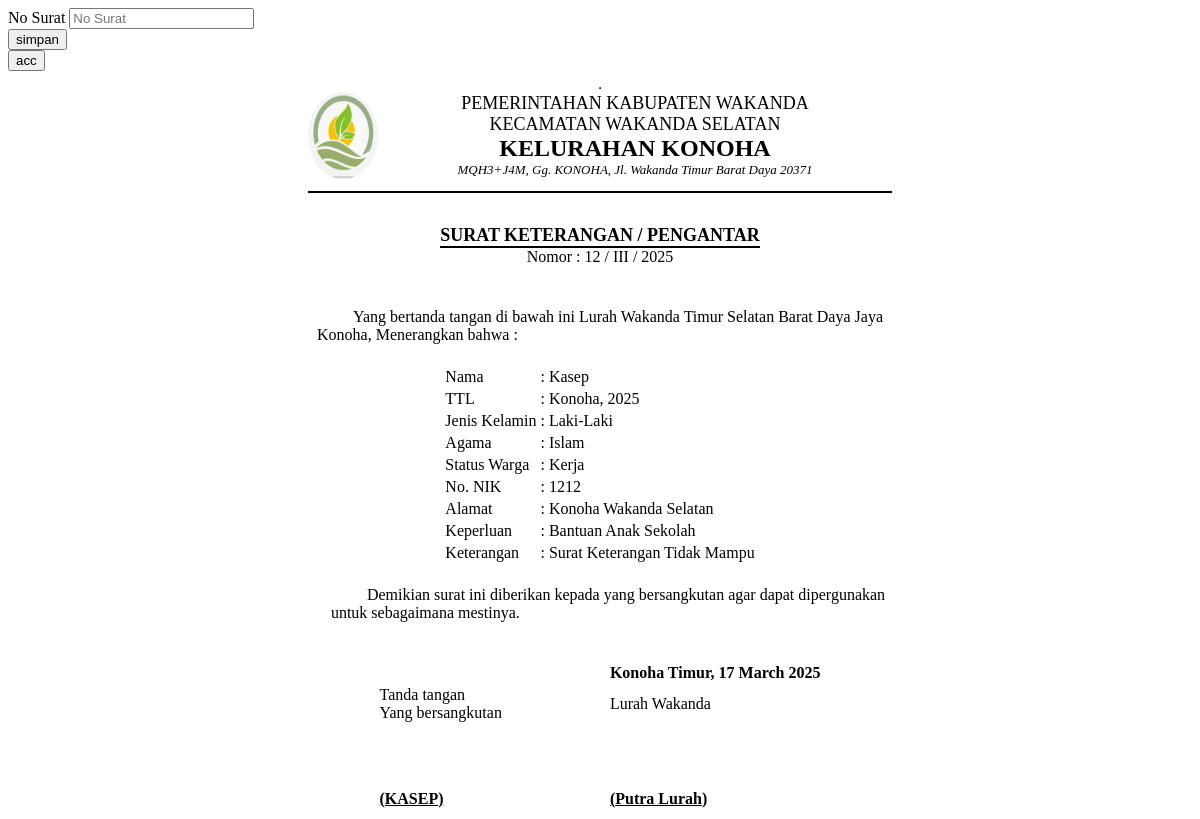
The page /demo1/view_sktm.php?id_request_sktm=51 on the database its author committed.
### tables this page shows
CREATE TABLE `data_request_sktm` (
  `id_request_sktm` int(11) NOT NULL,
  `nik` varchar(16) NOT NULL,
  `tanggal_request` timestamp NOT NULL DEFAULT CURRENT_TIMESTAMP,
  `scan_ktp` text NOT NULL,
  `scan_kk` text NOT NULL,
  `keperluan` varchar(30) NOT NULL,
  `request` varchar(20) NOT NULL DEFAULT 'TIDAK MAMPU',
  `keterangan` varchar(50) NOT NULL DEFAULT 'Data sedang diperiksa oleh Staf',
  `status` int(11) NOT NULL DEFAULT '0',
  `acc` date NOT NULL,
  `no_surat` varchar(50) NOT NULL
);

CREATE TABLE `data_user` (
  `nik` varchar(16) NOT NULL,
  `password` varchar(225) NOT NULL,
  `hak_akses` varchar(225) NOT NULL,
  `nama` varchar(30) NOT NULL,
  `tanggal_lahir` date NOT NULL,
  `tempat_lahir` varchar(30) NOT NULL,
  `jekel` varchar(20) NOT NULL,
  `agama` varchar(20) NOT NULL,
  `alamat` text NOT NULL,
  `telepon` varchar(13) NOT NULL,
  `status_warga` varchar(30) NOT NULL
);

### demo1/view_sktm.php (the view, shortened to what this page needs)
<?php include '../konek.php'; ?>
<link href="css/sweetalert.css" rel="stylesheet" type="text/css">
<?php
if (isset($_GET['id_request_sktm'])) {
    $id = $_GET['id_request_sktm'];
    $sql = "SELECT * FROM data_request_sktm natural join data_user WHERE id_request_sktm='$id'";
    $query = mysqli_query($konek, $sql);
    $data = mysqli_fetch_array($query, MYSQLI_BOTH);
    $nik = $data['nik'];
    $nama = $data['nama'];
    $tempat = $data['tempat_lahir'];
    $tgl2 = $data['tanggal_request'];
    $format1 = date('Y', strtotime($tgl2));
    $format4 = date('m', strtotime($tgl2));
    $agama = $data['agama'];
    $jekel = $data['jekel'];
    $nama = $data['nama'];
    $alamat = $data['alamat'];
    $status_warga = $data['status_warga'];
    $keperluan = $data['keperluan'];
    $request = $data['request'];
    $acc = $data['acc'];
    $no_surat = $data['no_surat'];
    if ($format4 == "1") {
    $romawi = "I";
} elseif ($format4 == "2") {
    $romawi = "II";
} elseif ($format4 == "3") {
    $romawi = "III";
} elseif ($format4 == "4") {
    $romawi = "IV";
} elseif ($format4 == "5") {
    $romawi = "V";
} elseif ($format4 == "6") {
    $romawi = "VI";
} elseif ($format4 == "7") {
    $romawi = "VII";
} elseif ($format4 == "8") {
    $romawi = "VIII";
} elseif ($format4 == "9") {
    $romawi = "IX";
} elseif ($format4 == "10") {
    $romawi = "X";
} elseif ($format4 == "11") {
    $romawi = "XI";
} elseif ($format4 == "12") {
    $romawi = "XII";
    }
    $wuery = mysqli_query($konek, "select * from data_user where hak_akses='Lurah'");
    $data_ = mysqli_fetch_array($wuery);
    $format4 = date('d F Y', strtotime($acc));
}
?>
<div class="page-inner mt--5">
    <div class="row mt--2">
        <div class="col-md-6">
            <div class="card full-height">
                <div class="card-body">
                    <div class="card-tools">
                        <form action="" method="POST">
                            <div class="form-group">
                                <label for="">No Surat</label>
                                <input type="number" name="no_surat" class="form-control" placeholder="No Surat">
                            </div>
                            <div class="form-group">
                                <input type="submit" name="ttd" value="simpan" class="btn btn-success btn-sm" required="">
                            </div>
                            <div class="form-group">
                                <input type="submit" name="acc" value="acc" class="btn btn-primary btn-sm">
                            </div>
                        </form>
                    </div>
                </div>
            </div>
        </div>
    </div>
    <div class="row">
        <div class="col-md-12">
            <div class="card">
                <div class="card-body">
                    <table border="1" align="center">
                        <table border="0" align="center">
                            <tr>
                                <td><img src="../main/img/logoku2.png" width="70" height="87" alt=""></td>
                                <td></td>
                                <td></td>
                                <td></td>
                                <td></td>
                                <td></td>
                                <td></td>
                                <td></td>
                                <td></td>
                                <td></td>
                                <td></td>
                                <td></td>
                                <td></td>
                                <td></td>
                                <td></td>
                                <td></td>
                                <td></td>
                                <td></td>
                                <td></td>
                                <td></td>
                                <td>
                <center>
                    <font size="4">PEMERINTAHAN KABUPATEN WAKANDA</font><br>
                    <font size="4">KECAMATAN WAKANDA SELATAN</font><br>
                    <font size="5"><b>KELURAHAN KONOHA</b></font><br>
                    <font size="2"><i>MQH3+J4M, Gg. KONOHA, Jl. Wakanda Timur Barat Daya 20371</i></font><br>
                </center>
                                </td>
                                <td></td>
                                <td></td>
                                <td></td>
                                <td></td>
                                <td></td>
                                <td></td>
                                <td></td>
                                <td></td>
                                <td></td>
                                <td></td>
                                <td></td>
                                <td></td>
                                <td></td>
                                <td></td>
                                <td></td>
                                <td></td>
                                <td></td>
                                <td></td>
                                <td></td>
                                <td></td>
                            </tr>
                            <tr>
                                <td colspan="45">
                                    <hr color="black">
                                </td>
                            </tr>
                        </table>
                        <br>
                        <table border="0" align="center">
                            <tr>
                                <td>
                                    <center>
                                        <font size="4"><b>SURAT KETERANGAN / PENGANTAR</b></font><br>
                                        <hr style="margin:0px" color="black">
                                        <span>Nomor : <?= $no_surat; ?> / <?= $romawi; ?> / <?= $format1; ?></span>
                                    </center>
                                </td>
                            </tr>
                        </table>
                        <br>
                        <br>
                        <table border="0" align="center">
                            <tr>
            <td>
                &nbsp;&nbsp;&nbsp;&nbsp;&nbsp;&nbsp;&nbsp;&nbsp;&nbsp;Yang bertanda tangan di bawah ini Lurah Wakanda Timur Selatan Barat Daya Jaya <br> Konoha, Menerangkan bahwa :
            </td>
                            </tr>
                        </table>
                        <br>
                        <table border="0" align="center">
                            <tr>
                                <td>Nama</td>
                                <td>:</td>
                                <td><?php echo $nama; ?></td>
                            </tr>
                            <tr>
                                <td>TTL</td>
                                <td>:</td>
                                <td><?php echo $tempat . ", " . $format1; ?></td>
                            </tr>
                            <tr>
                                <td>Jenis Kelamin</td>
                                <td>:</td>
                                <td><?php echo $jekel; ?></td>
                            </tr>
                            <tr>
                                <td>Agama</td>
                                <td>:</td>
                                <td><?php echo $agama; ?></td>
                            </tr>
                            <tr>
                                <td>Status Warga</td>
                                <td>:</td>
                                <td><?php echo $status_warga; ?></td>
                            </tr>
                            <tr>
                                <td>No. NIK</td>
                                <td>:</td>
                                <td><?php echo $nik; ?></td>
                            </tr>
                            <tr>
                                <td>Alamat</td>
                                <td>:</td>
                                <td><?php echo $alamat; ?></td>
                            </tr>
                            <tr>
                                <td>Keperluan</td>
                                <td>:</td>
                                <td><?php echo $keperluan; ?></td>
                            </tr>
                            <tr>
                                <td>Keterangan</td>
                                <td>:</td>
                                <?php
                                if ($request == "TIDAK MAMPU") {
                                    $request = "Surat Keterangan Tidak Mampu";
                                }
                                ?>
                                <td><?php echo $request; ?></td>
                            </tr>
                        </table>
                        <br>
                        <table border="0" align="center">
                            <tr>
                                <td>
                                    &nbsp;&nbsp;&nbsp;&nbsp;&nbsp;&nbsp;&nbsp;&nbsp;&nbsp;&nbsp;&nbsp;&nbsp;&nbsp;Demikian surat ini diberikan kepada yang bersangkutan agar dapat dipergunakan<br>&nbsp;&nbsp;&nbsp;&nbsp;untuk sebagaimana mestinya.
                                </td>
                            </tr>
                        </table>
                        <br>
                        <br>
                        <table border="0" align="center">
        <tr>
            <th></th>
            <th width="100px"></th>
            <th>Konoha Timur, <?php echo $format4; ?></th>
        </tr>
        <tr>
            <td>Tanda tangan <br> Yang bersangkutan </td>
            <td></td>
            <td>Lurah Wakanda</td>
        </tr>
                            <tr>
                                <td rowspan="15"></td>
                                <td></td>
                                <td rowspan="15"></td>
                            </tr>
                            <tr>
                                <td></td>
                            </tr>
                            <tr>
                                <td></td>
                            </tr>
                            <tr>
                                <td></td>
                            </tr>
                            <tr>
                                <td></td>
                            </tr>
                            <tr>
                                <td></td>
                            </tr>
                            <tr>
                                <td></td>
                            </tr>
                            <tr>
                                <td></td>
                            </tr>
                            <tr>
                                <td></td>
                            </tr>
                            <tr>
                                <td></td>
                            </tr>
                            <tr>
                                <td></td>
                            </tr>
                            <tr>
                                <td></td>
                            </tr>
                            <tr>
                                <td></td>
                            </tr>
                            <tr>
                                <td></td>
                            </tr>
                            <tr>
                                <td></td>
                            </tr>
                            <tr>
                                <td></td>
                            </tr>
                            <tr>
                                <td><b style="text-transform:uppercase"><u>(<?php echo $nama; ?>)</u></b></td>
                                <td></td>
                                <td><b><u>(<?= $data_['nama']; ?>)</u></b></td>
                            </tr>
                        </table>
                    </table>
                </div>
            </div>
        </div>
    </div>
</div>

### rows shown on the page
data_request_sktm: no_surat "12", tanggal_request "III", tanggal_request "2025", nik.nama "Kasep", nik.tempat_lahir "Konoha", nik.jekel "Laki-Laki", nik.agama "Islam", nik.status_warga "Kerja", nik "1212", nik.alamat "Konoha Wakanda Selatan", keperluan "Bantuan Anak Sekolah", request "Surat Keterangan Tidak Mampu", acc "17 March 2025", nik.nama "KASEP"
data_user: nama "Putra Lurah"
